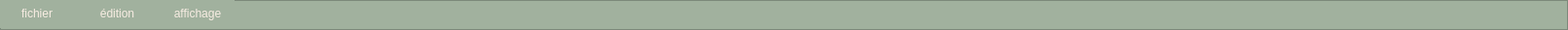
   <widget class="QFrame" name="frame_2">
    <property name="geometry">
     <rect>
      <x>0</x>
      <y>0</y>
      <width>1611</width>
      <height>31</height>
     </rect>
    </property>
    <property name="styleSheet">
     <string notr="true">background-color: rgb(161, 177, 158);</string>
    </property>
    <property name="frameShape">
     <enum>QFrame::Shape::StyledPanel</enum>
    </property>
    <property name="frameShadow">
     <enum>QFrame::Shadow::Raised</enum>
    </property>
    <widget class="QWidget" name="horizontalLayoutWidget">
     <property name="geometry">
      <rect>
       <x>0</x>
       <y>0</y>
       <width>241</width>
       <height>29</height>
      </rect>
     </property>
     <layout class="QHBoxLayout" name="horizontalLayout">
      <item>
       <widget class="QPushButton" name="pushButton_11">
        <property name="styleSheet">
         <string notr="true">QPushButton {
    color: rgb(248, 237, 227);
    background-color: transparent;
    border: none;
    
	font: 700 6pt &quot;bold&quot;;
}
QPushButton:hover {
    
	color: rgb(121, 135, 119);
    
    border: 1px solid rgba(255, 255, 255, 10); /* Adding a border often forces the OS to let go */
}</string>
        </property>
        <property name="text">
         <string>fichier</string>
        </property>
       </widget>
      </item>
      <item>
       <widget class="QPushButton" name="pushButton_10">
        <property name="styleSheet">
         <string notr="true">QPushButton {
    color: rgb(248, 237, 227);
    background-color: transparent;
    border: none;
    
	font: 700 6pt &quot;bold&quot;;
}
QPushButton:hover {
    
	color: rgb(121, 135, 119);
    
    border: 1px solid rgba(255, 255, 255, 10); /* Adding a border often forces the OS to let go */
}</string>
        </property>
        <property name="text">
         <string>édition</string>
        </property>
       </widget>
      </item>
      <item>
       <widget class="QPushButton" name="pushButton_9">
        <property name="styleSheet">
         <string notr="true">QPushButton {
    color: rgb(248, 237, 227);
    background-color: transparent;
    border: none;
    
	font: 700 6pt &quot;bold&quot;;
}
QPushButton:hover {
    
	color: rgb(121, 135, 119);
    
    border: 1px solid rgba(255, 255, 255, 10); /* Adding a border often forces the OS to let go */
}</string>
        </property>
        <property name="text">
         <string>affichage</string>
        </property>
       </widget>
      </item>
     </layout>
    </widget>
   </widget>
